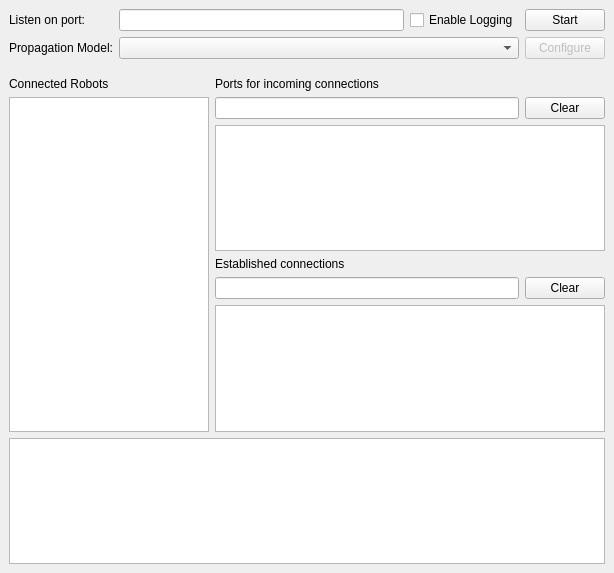
<ui version="4.0" >
 <class>MainWindow</class>
 <widget class="QWidget" name="MainWindow" >
  <property name="geometry" >
   <rect>
    <x>0</x>
    <y>0</y>
    <width>614</width>
    <height>573</height>
   </rect>
  </property>
  <property name="windowTitle" >
   <string>Form</string>
  </property>
  <layout class="QVBoxLayout" >
   <property name="spacing" >
    <number>0</number>
   </property>
   <property name="leftMargin" >
    <number>0</number>
   </property>
   <property name="topMargin" >
    <number>0</number>
   </property>
   <property name="rightMargin" >
    <number>0</number>
   </property>
   <property name="bottomMargin" >
    <number>0</number>
   </property>
   <item>
    <widget class="QWidget" native="1" name="widget" >
     <layout class="QGridLayout" >
      <item row="0" column="0" >
       <widget class="QLabel" name="label_3" >
        <property name="text" >
         <string>Listen on port:</string>
        </property>
        <property name="buddy" >
         <cstring>portEdit</cstring>
        </property>
       </widget>
      </item>
      <item row="0" column="1" >
       <widget class="QLineEdit" name="portEdit" />
      </item>
      <item row="0" column="2" >
       <widget class="QCheckBox" name="loggingCheck" >
        <property name="text" >
         <string>Enable Logging</string>
        </property>
       </widget>
      </item>
      <item row="0" column="3" >
       <widget class="QPushButton" name="startStopButton" >
        <property name="text" >
         <string>Start</string>
        </property>
       </widget>
      </item>
      <item row="1" column="0" >
       <widget class="QLabel" name="label_4" >
        <property name="text" >
         <string>Propagation Model:</string>
        </property>
        <property name="buddy" >
         <cstring>chooseModelBox</cstring>
        </property>
       </widget>
      </item>
      <item row="1" column="1" colspan="2" >
       <widget class="QComboBox" name="chooseModelBox" />
      </item>
      <item row="1" column="3" >
       <widget class="QPushButton" name="configureModelButton" >
        <property name="enabled" >
         <bool>false</bool>
        </property>
        <property name="text" >
         <string>Configure</string>
        </property>
       </widget>
      </item>
     </layout>
    </widget>
   </item>
   <item>
    <widget class="QWidget" native="1" name="widget_2" >
     <layout class="QGridLayout" >
      <item row="1" column="1" >
       <widget class="QLineEdit" name="filterIncomingEdit" />
      </item>
      <item row="0" column="0" >
       <widget class="QLabel" name="label_5" >
        <property name="text" >
         <string>Connected Robots</string>
        </property>
       </widget>
      </item>
      <item row="0" column="1" colspan="2" >
       <widget class="QLabel" name="label" >
        <property name="text" >
         <string>Ports for incoming connections</string>
        </property>
        <property name="buddy" >
         <cstring>filterIncomingEdit</cstring>
        </property>
       </widget>
      </item>
      <item row="1" column="2" >
       <widget class="QPushButton" name="clearFilterIncomingButton" >
        <property name="text" >
         <string>Clear</string>
        </property>
       </widget>
      </item>
      <item row="6" column="0" colspan="3" >
       <widget class="QTextEdit" name="logWindow" >
        <property name="readOnly" >
         <bool>true</bool>
        </property>
       </widget>
      </item>
      <item row="2" column="1" colspan="2" >
       <widget class="QTableView" name="incomingView" />
      </item>
      <item row="5" column="1" colspan="2" >
       <widget class="QTableView" name="establishedView" />
      </item>
      <item row="4" column="1" >
       <widget class="QLineEdit" name="filterEstablishedEdit" />
      </item>
      <item row="4" column="2" >
       <widget class="QPushButton" name="clearFilterEstablishedButton" >
        <property name="text" >
         <string>Clear</string>
        </property>
       </widget>
      </item>
      <item row="3" column="1" colspan="2" >
       <widget class="QLabel" name="label_2" >
        <property name="text" >
         <string>Established connections</string>
        </property>
        <property name="buddy" >
         <cstring>filterEstablishedEdit</cstring>
        </property>
       </widget>
      </item>
      <item rowspan="5" row="1" column="0" >
       <widget class="QListView" name="connectedView" >
        <property name="sizePolicy" >
         <sizepolicy vsizetype="Expanding" hsizetype="Preferred" >
          <horstretch>0</horstretch>
          <verstretch>0</verstretch>
         </sizepolicy>
        </property>
        <property name="maximumSize" >
         <size>
          <width>200</width>
          <height>16777215</height>
         </size>
        </property>
        <property name="baseSize" >
         <size>
          <width>0</width>
          <height>0</height>
         </size>
        </property>
       </widget>
      </item>
     </layout>
    </widget>
   </item>
  </layout>
 </widget>
 <tabstops>
  <tabstop>portEdit</tabstop>
  <tabstop>chooseModelBox</tabstop>
  <tabstop>startStopButton</tabstop>
  <tabstop>configureModelButton</tabstop>
  <tabstop>filterIncomingEdit</tabstop>
  <tabstop>clearFilterIncomingButton</tabstop>
  <tabstop>filterEstablishedEdit</tabstop>
  <tabstop>clearFilterEstablishedButton</tabstop>
  <tabstop>incomingView</tabstop>
  <tabstop>establishedView</tabstop>
  <tabstop>logWindow</tabstop>
 </tabstops>
 <resources/>
 <connections>
  <connection>
   <sender>clearFilterEstablishedButton</sender>
   <signal>clicked()</signal>
   <receiver>filterEstablishedEdit</receiver>
   <slot>clear()</slot>
   <hints>
    <hint type="sourcelabel" >
     <x>543</x>
     <y>311</y>
    </hint>
    <hint type="destinationlabel" >
     <x>475</x>
     <y>313</y>
    </hint>
   </hints>
  </connection>
  <connection>
   <sender>clearFilterIncomingButton</sender>
   <signal>clicked()</signal>
   <receiver>filterIncomingEdit</receiver>
   <slot>clear()</slot>
   <hints>
    <hint type="sourcelabel" >
     <x>543</x>
     <y>137</y>
    </hint>
    <hint type="destinationlabel" >
     <x>473</x>
     <y>137</y>
    </hint>
   </hints>
  </connection>
 </connections>
</ui>
